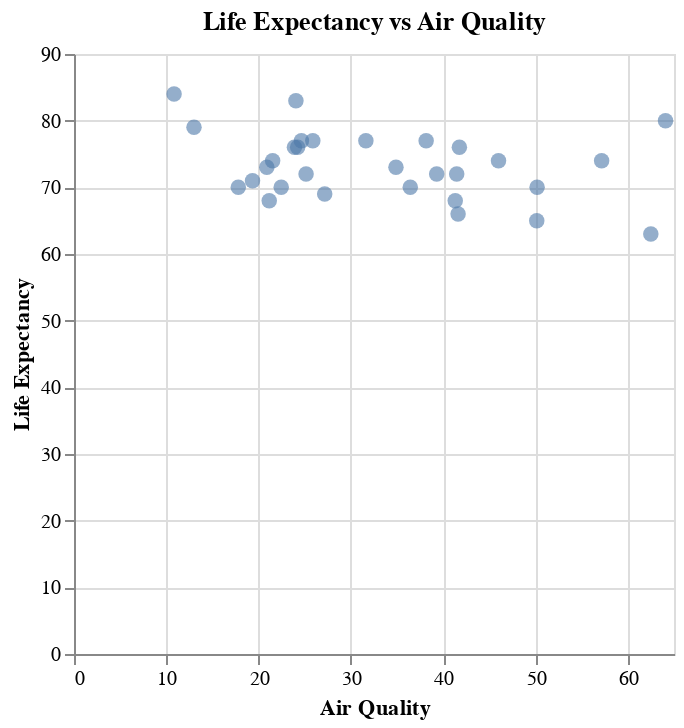

Here is the notebook cell this chart was saved with:
### Code cell
respiratory_scatter = alt.Chart(df).mark_circle(size=60, opacity=0.6).encode(
    x=alt.X("Air Quality Total")
        .title("Air Quality"),
    y=alt.Y("Both sexes birth")
        .title("Life Expectancy")).properties(
    title='Life Expectancy vs Air Quality'
)
respiratory_scatter

# Create scatter plot of life expectency vs air quality. The life expectancy did decrease slightly
# as the air quality increased, but not by much.
